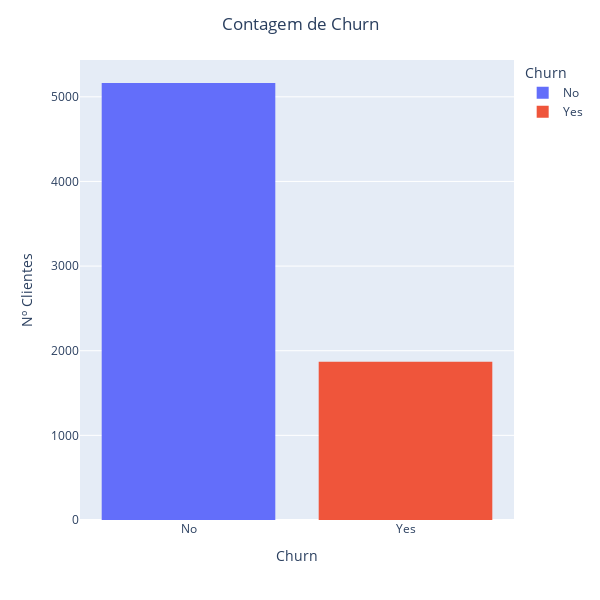

Write notebook code for a chart like this one.
### Code cell
fig = px.histogram(df, x='target', color = 'target')

bota_titulo('Contagem de Churn')

fig.update_layout(legend_title = 'Churn')

fig.update_xaxes(title_text='Churn',
                 type = 'category')
fig.update_yaxes(title_text='Nº Clientes')

## altera o label da contagem
fig.for_each_trace(lambda t: t.update(hovertemplate=t.hovertemplate.replace("count", "Nº Clientes")))

fig.show()

### Figure 1 — Plotly figure (JSON) as saved in the notebook; plotly's stock layout.template omitted (floating-point values rounded to 4 significant figures; data arrays with more than 128 entries replaced by an {"elided": "..."} marker saying what was removed)
{"data": [{"alignmentgroup": "True", "bingroup": "x", "hovertemplate": "target=%{x}<br>Nº Clientes=%{y}<extra></extra>", "legendgroup": "No", "marker": {"color": "#636efa", "pattern": {"shape": ""}}, "name": "No", "offsetgroup": "No", "orientation": "v", "showlegend": true, "type": "histogram", "x": {"elided": "5163 str values"}, "xaxis": "x", "yaxis": "y"}, {"alignmentgroup": "True", "bingroup": "x", "hovertemplate": "target=%{x}<br>Nº Clientes=%{y}<extra></extra>", "legendgroup": "Yes", "marker": {"color": "#EF553B", "pattern": {"shape": ""}}, "name": "Yes", "offsetgroup": "Yes", "orientation": "v", "showlegend": true, "type": "histogram", "x": {"elided": "1869 str values"}, "xaxis": "x", "yaxis": "y"}], "layout": {"autosize": false, "barmode": "relative", "height": 600, "legend": {"title": {"text": "Churn"}, "tracegroupgap": 0}, "margin": {"t": 60}, "title": {"text": "Contagem de Churn", "x": 0.5, "xanchor": "center"}, "width": 600, "xaxis": {"anchor": "y", "categoryarray": ["No", "Yes"], "categoryorder": "array", "domain": [0, 1], "title": {"text": "Churn"}, "type": "category"}, "yaxis": {"anchor": "x", "domain": [0, 1], "title": {"text": "Nº Clientes"}}}}
